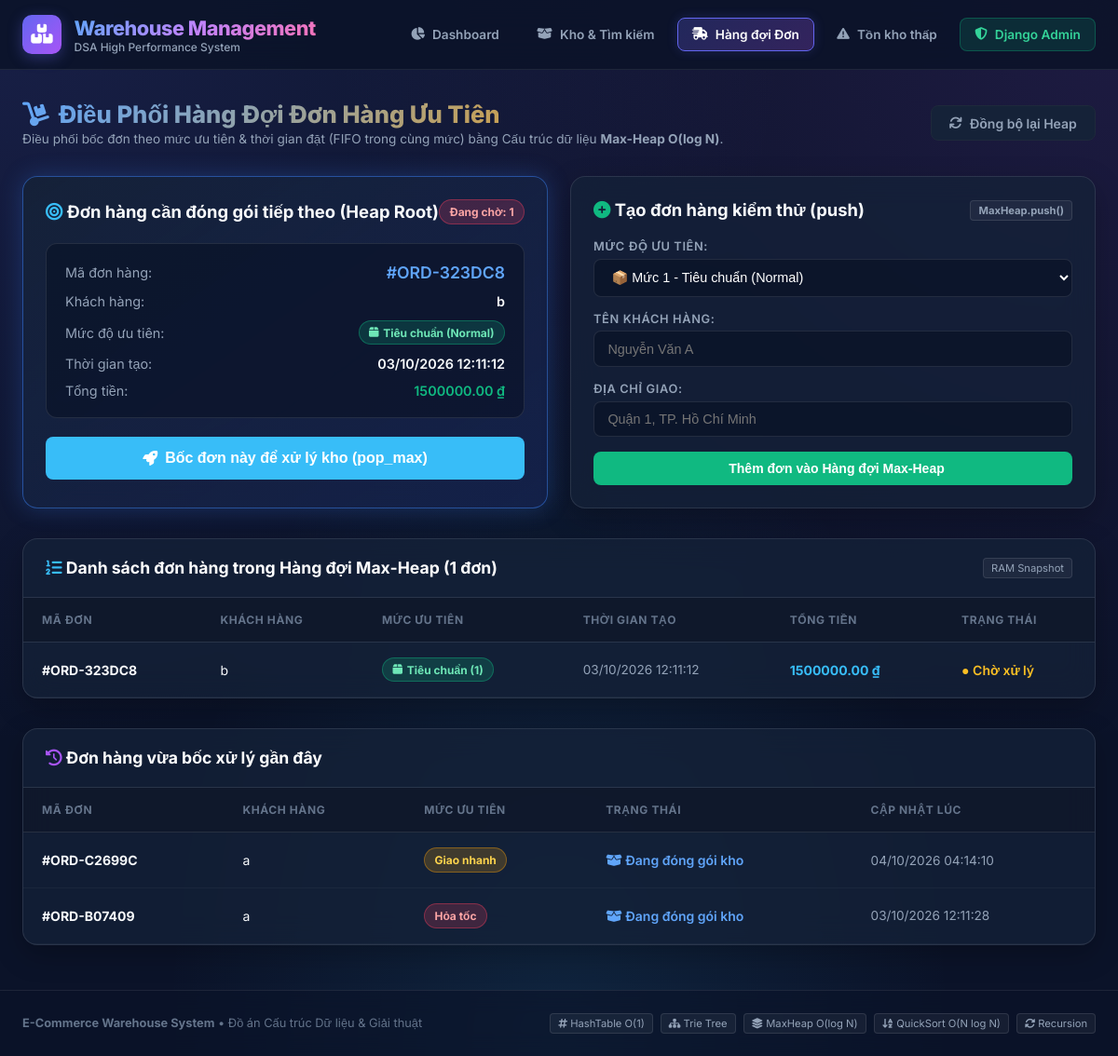
Screenshot of /orders/ with the database file from the repository.
### orders/models.py (models this page shows, shortened)
class Order(models.Model):
    class PriorityLevel(models.IntegerChoices):
        NORMAL = 1, '1 - Tiêu chuẩn (Normal)'
        HIGH = 2, '2 - Giao nhanh (High)'
        URGENT = 3, '3 - Hỏa tốc / Đơn gấp (Urgent)'
    class OrderStatus(models.TextChoices):
        PENDING = 'PENDING', 'Chờ xử lý'
        CONFIRMED = 'CONFIRMED', 'Đã xác nhận'
        PROCESSING = 'PROCESSING', 'Đang đóng gói / Xử lý kho'
        SHIPPED = 'SHIPPED', 'Đang vận chuyển'
        DELIVERED = 'DELIVERED', 'Đã giao hàng'
        CANCELLED = 'CANCELLED', 'Đã hủy'
    order_code = models.CharField(max_length=50, unique=True, db_index=True, verbose_name="Mã đơn hàng")
    customer_name = models.CharField(max_length=150, verbose_name="Tên khách hàng")
    customer_phone = models.CharField(max_length=20, verbose_name="Số điện thoại")
    customer_email = models.EmailField(blank=True, null=True, verbose_name="Email")
    shipping_address = models.TextField(verbose_name="Địa chỉ nhận hàng")
    priority = models.IntegerField(
        choices=PriorityLevel.choices,
        default=PriorityLevel.NORMAL,
        db_index=True,
        verbose_name="Mức độ ưu tiên"
    )
    is_urgent = models.BooleanField(
        default=False,
        db_index=True,
        verbose_name="Đơn hỏa tốc / Đơn gấp"
    )
    deadline = models.DateTimeField(
        null=True,
        blank=True,
        verbose_name="Hạn chót xử lý / Giao hàng"
    )
    status = models.CharField(
        max_length=20,
        choices=OrderStatus.choices,
        default=OrderStatus.PENDING,
        db_index=True,
        verbose_name="Trạng thái đơn hàng"
    )
    total_amount = models.DecimalField(max_digits=12, decimal_places=2, default=0, verbose_name="Tổng tiền")
    note = models.TextField(blank=True, null=True, verbose_name="Ghi chú đơn hàng")
    processed_by = models.ForeignKey(
        User,
        on_delete=models.SET_NULL,
        null=True,
        blank=True,
        related_name='processed_orders',
        verbose_name="Nhân viên xử lý"
    )
    created_at = models.DateTimeField(auto_now_add=True, db_index=True, verbose_name="Thời gian tạo")
    updated_at = models.DateTimeField(auto_now=True, verbose_name="Cập nhật lúc")
    class Meta:
        verbose_name = "Đơn hàng"
        verbose_name_plural = "Quản lý đơn hàng"
        ordering = ['-priority', 'created_at']

### orders/views.py (the view)
# urls.py: path('', views.order_queue_view, name='order_queue'),
def order_queue_view(request):
    order_queue_service.load_pending_orders()
    next_order = order_queue_service.peek_next_order()
    queue_orders = order_queue_service.get_queue_list()
    recent_processed = Order.objects.filter(
        status__in=[Order.OrderStatus.PROCESSING, Order.OrderStatus.SHIPPED, Order.OrderStatus.DELIVERED]
    ).order_by('-updated_at')[:5]
    context = {
        'next_order': next_order,
        'queue_orders': queue_orders,
        'queue_count': len(queue_orders),
        'recent_processed': recent_processed,
    }
    return render(request, 'orders/order_queue.html', context)

### templates/orders/order_queue.html (shortened to what this page needs)
{% extends 'base.html' %}
{% block content %}
<div class="page-header">
    <div>
        <h1 class="page-title">
            <i class="fa-solid fa-dolly" style="color: var(--accent-amber);"></i>
            Điều Phối Hàng Đợi Đơn Hàng Ưu Tiên
        </h1>
        <p style="font-size: 0.85rem; color: var(--text-secondary); margin-top: 0.2rem;">
            Điều phối bốc đơn theo mức ưu tiên & thời gian đặt (FIFO trong cùng mức) bằng Cấu trúc dữ liệu <strong>Max-Heap O(log N)</strong>.
        </p>
    </div>
    <div style="display: flex; gap: 0.6rem; flex-wrap: wrap;">
        <a href="{% url 'reload_order_queue' %}" class="btn btn-secondary">
            <i class="fa-solid fa-arrows-rotate"></i> Đồng bộ lại Heap
        </a>
    </div>
</div>
<div class="grid-layout">
    <div class="card spotlight-card">
        <div class="card-title">
            <span><i class="fa-solid fa-bullseye" style="color: var(--accent-blue);"></i> Đơn hàng cần đóng gói tiếp theo (Heap Root)</span>
            <span class="badge badge-urgent">Đang chờ: {{ queue_count }}</span>
        </div>
        {% if next_order %}
        <div class="spotlight-content">
            <div class="spotlight-row">
                <span class="spotlight-label">Mã đơn hàng:</span>
                <span class="spotlight-value" style="color: #60a5fa; font-size: 1.1rem;">#{{ next_order.order_code }}</span>
            </div>
            <div class="spotlight-row">
                <span class="spotlight-label">Khách hàng:</span>
                <span class="spotlight-value">{{ next_order.customer_name }}</span>
            </div>
            <div class="spotlight-row">
                <span class="spotlight-label">Mức độ ưu tiên:</span>
                <span>
                    {% if next_order.priority == 3 %}
                        <span class="badge badge-urgent"><i class="fa-solid fa-fire"></i> Hỏa tốc (Urgent)</span>
                    {% elif next_order.priority == 2 %}
                        <span class="badge badge-high"><i class="fa-solid fa-bolt"></i> Giao nhanh (High)</span>
                    {% else %}
                        <span class="badge badge-normal"><i class="fa-solid fa-box"></i> Tiêu chuẩn (Normal)</span>
                    {% endif %}
                </span>
            </div>
            <div class="spotlight-row">
                <span class="spotlight-label">Thời gian tạo:</span>
                <span class="spotlight-value">{{ next_order.created_at|date:"d/m/Y H:i:s" }}</span>
            </div>
            <div class="spotlight-row">
                <span class="spotlight-label">Tổng tiền:</span>
                <span class="spotlight-value" style="color: var(--accent-emerald);">{{ next_order.total_amount }} ₫</span>
            </div>
        </div>
        <form method="POST" action="{% url 'process_next_order' %}">
            <button type="submit" class="btn btn-primary" style="width: 100%; padding: 0.85rem; font-size: 1rem;">
                <i class="fa-solid fa-rocket"></i> Bốc đơn này để xử lý kho (pop_max)
            </button>
        </form>
        {% else %}
        <div class="empty-state">
            <i class="fa-solid fa-circle-check" style="font-size: 2.5rem; color: var(--accent-emerald); margin-bottom: 0.75rem;"></i>
            <p>Tuyệt vời! Hiện tại không còn đơn hàng nào trong hàng đợi PENDING.</p>
        </div>
        {% endif %}
    </div>
    <div class="card">
        <div class="card-title">
            <span><i class="fa-solid fa-plus-circle" style="color: var(--accent-emerald);"></i> Tạo đơn hàng kiểm thử (push)</span>
            <span class="dsa-tag">MaxHeap.push()</span>
        </div>
        <form method="POST" action="{% url 'create_mock_order' %}">
            <div class="form-group">
                <label>Mức độ ưu tiên:</label>
                <select name="priority" class="form-control" required>
                    <option value="1" selected>📦 Mức 1 - Tiêu chuẩn (Normal)</option>
                </select>
            </div>
            <div class="form-group">
                <label>Tên khách hàng:</label>
                <input type="text" name="customer_name" class="form-control" placeholder="Nguyễn Văn A" required>
            </div>
            <div class="form-group">
                <label>Địa chỉ giao:</label>
                <input type="text" name="shipping_address" class="form-control" placeholder="Quận 1, TP. Hồ Chí Minh" required>
            </div>
            <button type="submit" class="btn btn-primary" style="width: 100%; background: var(--accent-emerald);">
                 Thêm đơn vào Hàng đợi Max-Heap
            </button>
        </form>
    </div>
</div>
<div class="card" style="margin-bottom: 2rem; overflow: hidden; padding: 0;">
    <div style="padding: 1.25rem 1.5rem; border-bottom: 1px solid var(--glass-border); display: flex; justify-content: space-between; align-items: center;">
        <span style="font-weight: 700; font-size: 1.1rem; color: #fff;">
            <i class="fa-solid fa-list-ol" style="color: var(--accent-blue);"></i>
            Danh sách đơn hàng trong Hàng đợi Max-Heap ({{ queue_count }} đơn)
        </span>
        <span class="dsa-tag">RAM Snapshot</span>
    </div>
    <div style="overflow-x: auto;">
        <table class="custom-table">
            <thead>
                <tr>
                    <th>Mã đơn</th>
                    <th>Khách hàng</th>
                    <th>Mức ưu tiên</th>
                    <th>Thời gian tạo</th>
                    <th>Tổng tiền</th>
                    <th>Trạng thái</th>
                </tr>
            </thead>
            <tbody>
                {% for order in queue_orders %}
                <tr>
                    <td><strong>#{{ order.order_code }}</strong></td>
                    <td>{{ order.customer_name }}</td>
                    <td>
                        {% if order.priority == 3 %}
                            <span class="badge badge-urgent"><i class="fa-solid fa-fire"></i> Hỏa tốc (3)</span>
                        {% elif order.priority == 2 %}
                            <span class="badge badge-high"><i class="fa-solid fa-bolt"></i> Giao nhanh (2)</span>
                        {% else %}
                            <span class="badge badge-normal"><i class="fa-solid fa-box"></i> Tiêu chuẩn (1)</span>
                        {% endif %}
                    </td>
                    <td style="color: var(--text-secondary); font-size: 0.85rem;">{{ order.created_at|date:"d/m/Y H:i:s" }}</td>
                    <td style="color: var(--accent-blue); font-weight: 700;">{{ order.total_amount }} ₫</td>
                    <td><span style="color: #fbbf24; font-weight: 600;">● Chờ xử lý</span></td>
                </tr>
                {% empty %}
                <tr>
                    <td colspan="6" class="empty-state">Không có đơn hàng nào trong hàng đợi.</td>
                </tr>
                {% endfor %}
            </tbody>
        </table>
    </div>
</div>
<div class="card" style="overflow: hidden; padding: 0;">
    <div style="padding: 1.25rem 1.5rem; border-bottom: 1px solid var(--glass-border);">
        <span style="font-weight: 700; font-size: 1.1rem; color: #fff;">
            <i class="fa-solid fa-clock-rotate-left" style="color: var(--accent-purple);"></i>
            Đơn hàng vừa bốc xử lý gần đây
        </span>
    </div>
    <div style="overflow-x: auto;">
        <table class="custom-table">
            <thead>
                <tr>
                    <th>Mã đơn</th>
                    <th>Khách hàng</th>
                    <th>Mức ưu tiên</th>
                    <th>Trạng thái</th>
                    <th>Cập nhật lúc</th>
                </tr>
            </thead>
            <tbody>
                {% for order in recent_processed %}
                <tr>
                    <td><strong>#{{ order.order_code }}</strong></td>
                    <td>{{ order.customer_name }}</td>
                    <td>
                        {% if order.priority == 3 %}
                            <span class="badge badge-urgent">Hỏa tốc</span>
                        {% elif order.priority == 2 %}
                            <span class="badge badge-high">Giao nhanh</span>
                        {% else %}
                            <span class="badge badge-normal">Tiêu chuẩn</span>
                        {% endif %}
                    </td>
                    <td><span style="color: #60a5fa; font-weight: 600;"><i class="fa-solid fa-box-open"></i> Đang đóng gói kho</span></td>
                    <td style="color: var(--text-secondary); font-size: 0.85rem;">{{ order.updated_at|date:"d/m/Y H:i:s" }}</td>
                </tr>
                {% empty %}
                <tr>
                    <td colspan="5" class="empty-state">Chưa có đơn hàng nào được bốc xử lý.</td>
                </tr>
                {% endfor %}
            </tbody>
        </table>
    </div>
</div>
{% endblock %}

### rows the page displays
Order: order_code "ORD-323DC8", customer_name "b", created_at "03/10/2026 12:11:12", total_amount "1500000.00", priority "Tiêu chuẩn (1)"
Order: order_code "ORD-C2699C", customer_name "a", priority "Giao nhanh", updated_at "04/10/2026 04:14:10"
Order: order_code "ORD-B07409", customer_name "a", priority "Hỏa tốc", updated_at "03/10/2026 12:11:28"

### other values shown
{{ queue_count }} "1"
